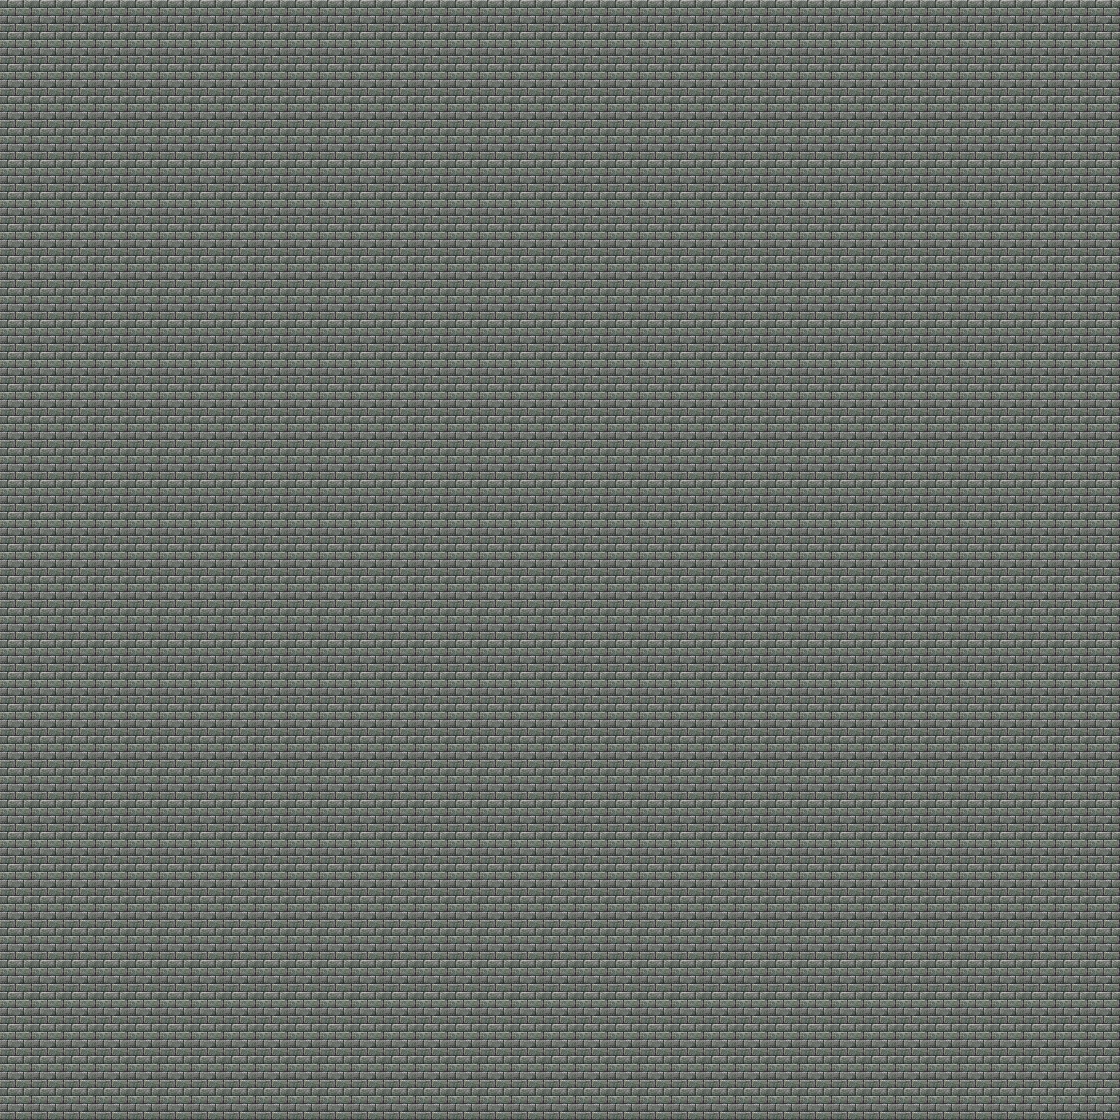

A 2D game scene composited from a Tiled map and its tileset images. What follows is a short description and the map's XML, with each tile layer's data collapsed to a summary:
An orthogonal 70x70 tile map with 16x16 px tiles, 3 tile layers (map, background, foreground), 10 tilesets.

<map version="1.0.0" orientation="orthogonal" renderorder="right-down" width="70" height="70" tilewidth="16" tileheight="16" nextobjectid="1">
 <tileset firstgid="1" name="A1" tilewidth="16" tileheight="16" tilecount="768" columns="32">
  <image source="TileA1.png" width="512" height="384" />
 </tileset>
 <tileset firstgid="769" name="A2" tilewidth="16" tileheight="16" tilecount="768" columns="32">
  <image source="TileA2.png" width="512" height="384" />
 </tileset>
 <tileset firstgid="1537" name="A3" tilewidth="16" tileheight="16" tilecount="512" columns="32">
  <image source="TileA3.png" width="512" height="256" />
 </tileset>
 <tileset firstgid="2049" name="A4" tilewidth="16" tileheight="16" tilecount="960" columns="32">
  <image source="TileA4.png" width="512" height="480" />
 </tileset>
 <tileset firstgid="3009" name="A5" tilewidth="16" tileheight="16" tilecount="512" columns="16">
  <image source="TileA5.png" width="256" height="512" />
 </tileset>
 <tileset firstgid="3521" name="B" tilewidth="16" tileheight="16" tilecount="1024" columns="32">
  <image source="TileB.png" width="512" height="512" />
 </tileset>
 <tileset firstgid="4545" name="C" tilewidth="16" tileheight="16" tilecount="1024" columns="32">
  <image source="TileC.png" width="512" height="512" />
 </tileset>
 <tileset firstgid="5569" name="D" tilewidth="16" tileheight="16" tilecount="1024" columns="32">
  <image source="TileD.png" width="512" height="512" />
 </tileset>
 <tileset firstgid="6593" name="E" tilewidth="16" tileheight="16" tilecount="1024" columns="32">
  <image source="TileE.png" width="512" height="512" />
 </tileset>
 <tileset firstgid="7617" name="F" tilewidth="16" tileheight="16" tilecount="480" columns="30">
  <image source="chip01e_exterior.png" width="480" height="256" />
 </tileset>
 <layer name="map" width="70" height="70">
  <data>[4900 cells, 4900 non-empty, 4 distinct tile ids]</data>
 </layer>
 <layer name="background" width="70" height="70">
  <data>[4900 cells, 0 non-empty, 0 distinct tile ids]</data>
 </layer>
 <layer name="foreground" width="70" height="70">
  <data>[4900 cells, 0 non-empty, 0 distinct tile ids]</data>
 </layer>
 <objectgroup name="collision" />
 <objectgroup name="event" />
</map>
